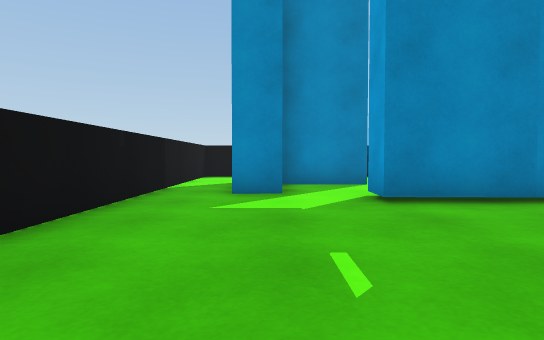
[1] (above)

15 first-person views from a walk through a Unity game level. The camera is 0.68 m above the floor, tilts 2° down and sees 75° across. The floor is counted in squares, 1 m on a side. Each view is taken from the middle of a square. On the plan, view 1 faces up. The plan holds only what a view shows up to about 10 squares ahead; the rest is blank. The player character is not drawn.

[2]
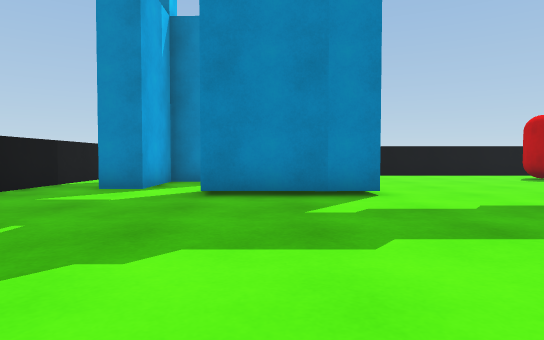

[3]
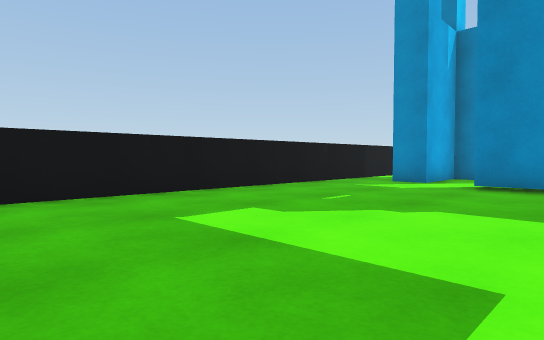

[4]
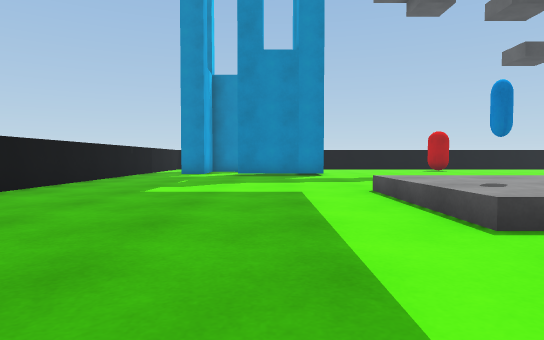

[5]
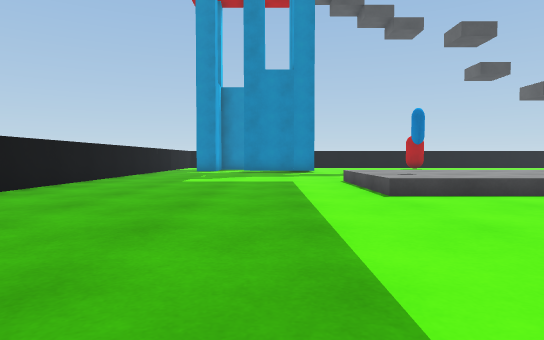

[6]
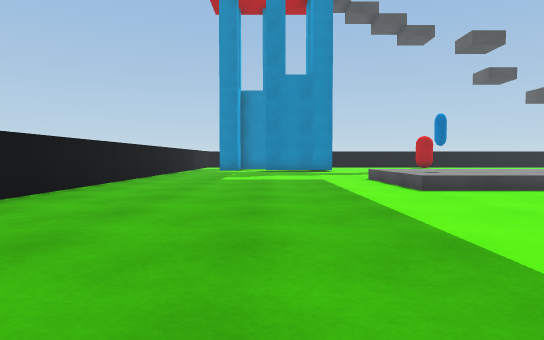

[7]
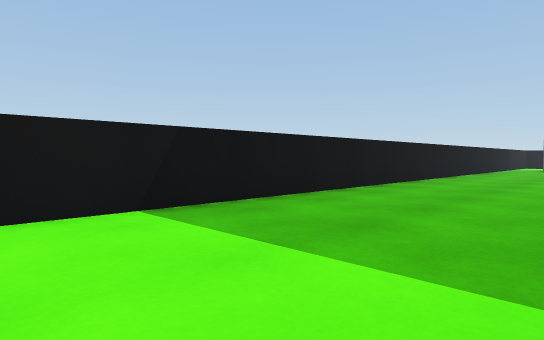

[8]
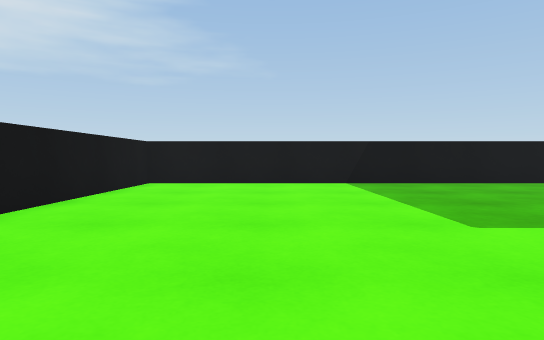

[9]
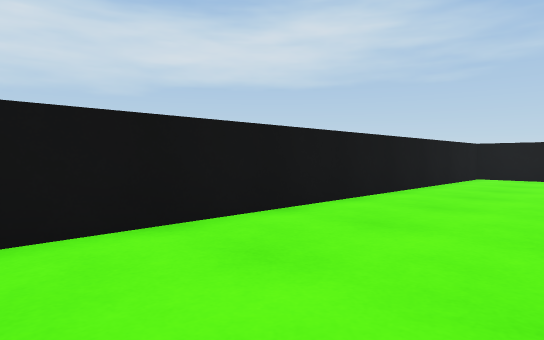

[10]
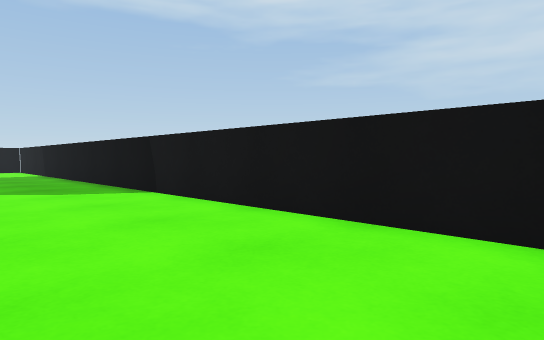

[11]
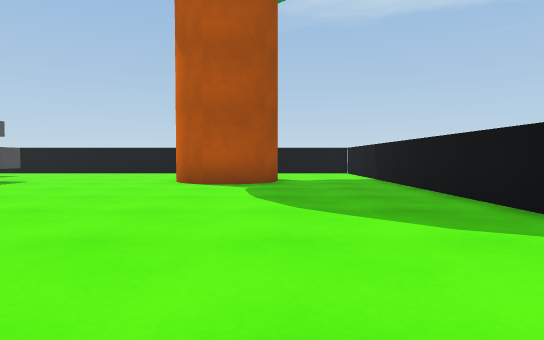

[12]
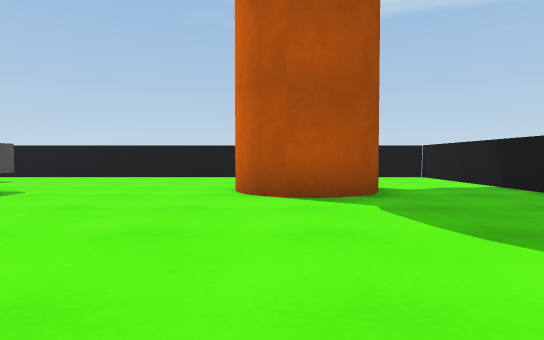

[13]
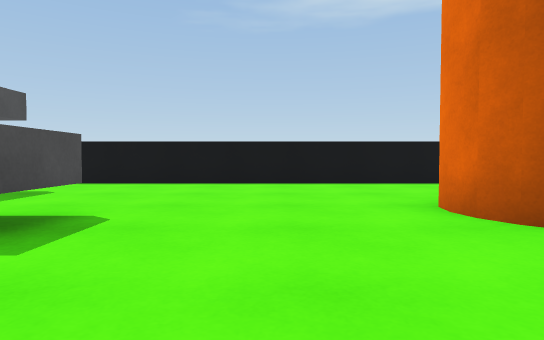

[14]
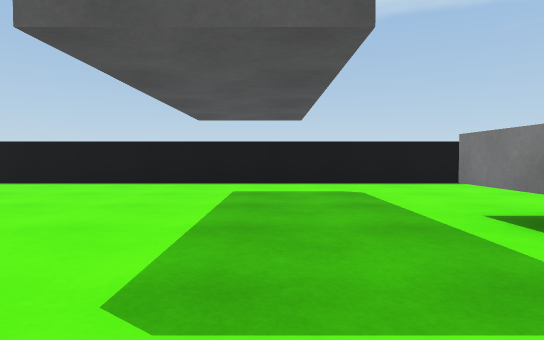

[15]
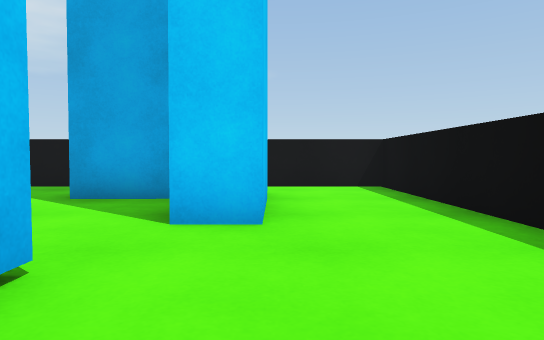

### Floor plan
Key: @ floor where view 1 was taken; # wall or solid block; . floor; ^ raised ledge; C capsule; B grey block.
Columns run from 3 left of view 1 to 28 right of it. Each row starts with its distance up from view 1.
 13 ######
 12 #.......
 11 #........
 10 #..###....
  9 #. ###........
  8 #. #...# .....
  7 #.##.. # ....
  6 #....####...
  5 #...........
  4 #..........                   .#
  3 #.........                   ..#
  2 #.........                 ....#
  1 #........                 .....#
  0 #..@.....               .......#
 -1 #.......^^^^           ........#
 -2 #.......^^^^^^        .........#
 -3 #.......^C^^^        ..........#
 -4 #.......^^^^          .........#
 -5 #...........           ........#
 -6 #..........             BB.....#
 -7 #.........             ........#
 -8 #.........            .........#
 -9 #........            ..........#
-10 #.......            ...........#
-11 #.......          .............#
-12 #........        .......###....#
-13 #.........      ........##   ..#
-14 #........................#     #
-15 #............................
-16 #............................
-17 #............................
-18 #############################

Where each view was taken, in squares from view 1:
view 1: 0 up, 0 right, facing up
view 2: 1 down, 3 right, facing up
view 3: 3 down, 4 right, facing up-left
view 4: 8 down, 3 right, facing up
view 5: 11 down, 3 right, facing up
view 6: 12 down, 2 right, facing up
view 7: 14 down, 2 right, facing up-left
view 8: 14 down, 7 right, facing left
view 9: 14 down, 10 right, facing down-left
view 10: 14 down, 8 right, facing down-right
view 11: 14 down, 12 right, facing right
view 12: 12 down, 15 right, facing right
view 13: 9 down, 18 right, facing right
view 14: 3 down, 18 right, facing right
view 15: 10 up, 6 right, facing left
